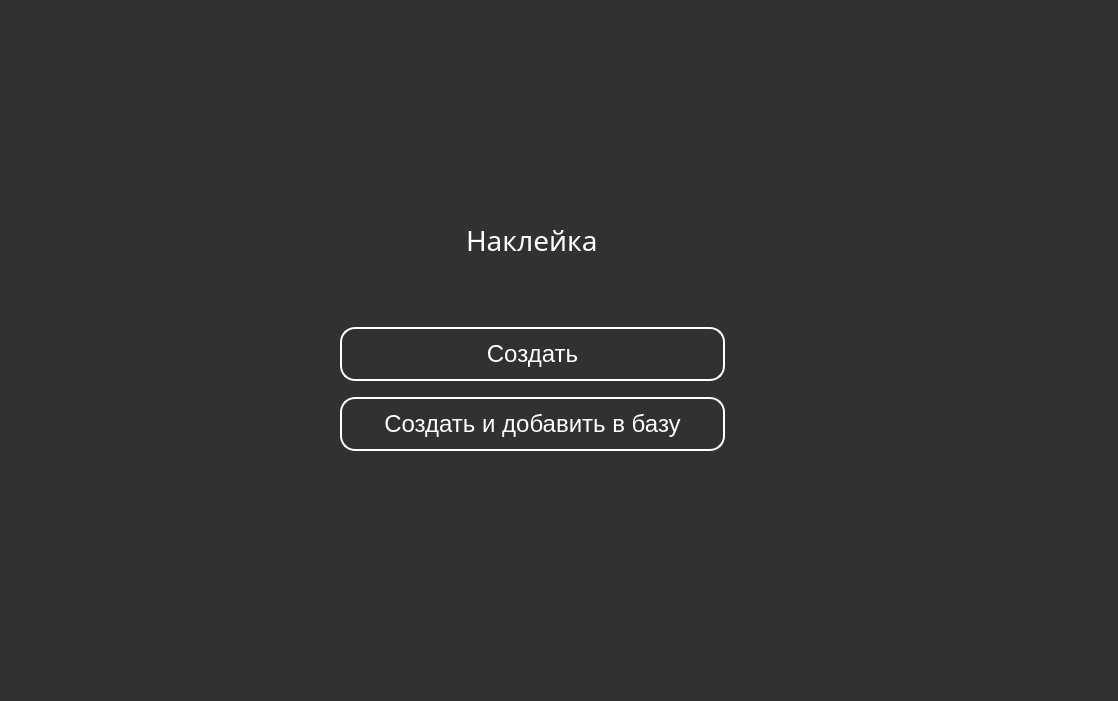
<?xml version="1.0" encoding="UTF-8"?>
<ui version="4.0">
 <class>Form</class>
 <widget class="QWidget" name="Form">
  <property name="geometry">
   <rect>
    <x>0</x>
    <y>0</y>
    <width>1118</width>
    <height>701</height>
   </rect>
  </property>
  <property name="windowTitle">
   <string>Form</string>
  </property>
  <property name="styleSheet">
   <string notr="true">background-color: rgb(49, 49, 50);</string>
  </property>
  <widget class="QWidget" name="verticalLayoutWidget">
   <property name="geometry">
    <rect>
     <x>340</x>
     <y>170</y>
     <width>385</width>
     <height>281</height>
    </rect>
   </property>
   <layout class="QVBoxLayout" name="verticalLayout">
    <item alignment="Qt::AlignHCenter">
     <widget class="QLabel" name="label">
      <property name="font">
       <font>
        <family>Franklin Gothic Medium</family>
        <pointsize>21</pointsize>
       </font>
      </property>
      <property name="layoutDirection">
       <enum>Qt::RightToLeft</enum>
      </property>
      <property name="styleSheet">
       <string notr="true">color: rgb(255, 255, 255);</string>
      </property>
      <property name="text">
       <string>Наклейка</string>
      </property>
     </widget>
    </item>
    <item>
     <widget class="QPushButton" name="pushButton">
      <property name="font">
       <font>
        <pointsize>18</pointsize>
       </font>
      </property>
      <property name="styleSheet">
       <string notr="true">color: rgb(255, 255, 255);
border: 2px solid rgb(255, 255, 255);
border-radius: 15px;
margin-top:10px;
height: 50px;</string>
      </property>
      <property name="text">
       <string>Создать</string>
      </property>
     </widget>
    </item>
    <item>
     <widget class="QPushButton" name="pushButton_2">
      <property name="font">
       <font>
        <pointsize>18</pointsize>
       </font>
      </property>
      <property name="styleSheet">
       <string notr="true">color: rgb(255, 255, 255);
border: 2px solid rgb(255, 255, 255);
border-radius: 15px;
margin-top:10px;
height: 50px;</string>
      </property>
      <property name="text">
       <string>Создать и добавить в базу</string>
      </property>
      <property name="iconSize">
       <size>
        <width>20</width>
        <height>20</height>
       </size>
      </property>
     </widget>
    </item>
   </layout>
  </widget>
 </widget>
 <resources/>
 <connections/>
</ui>
